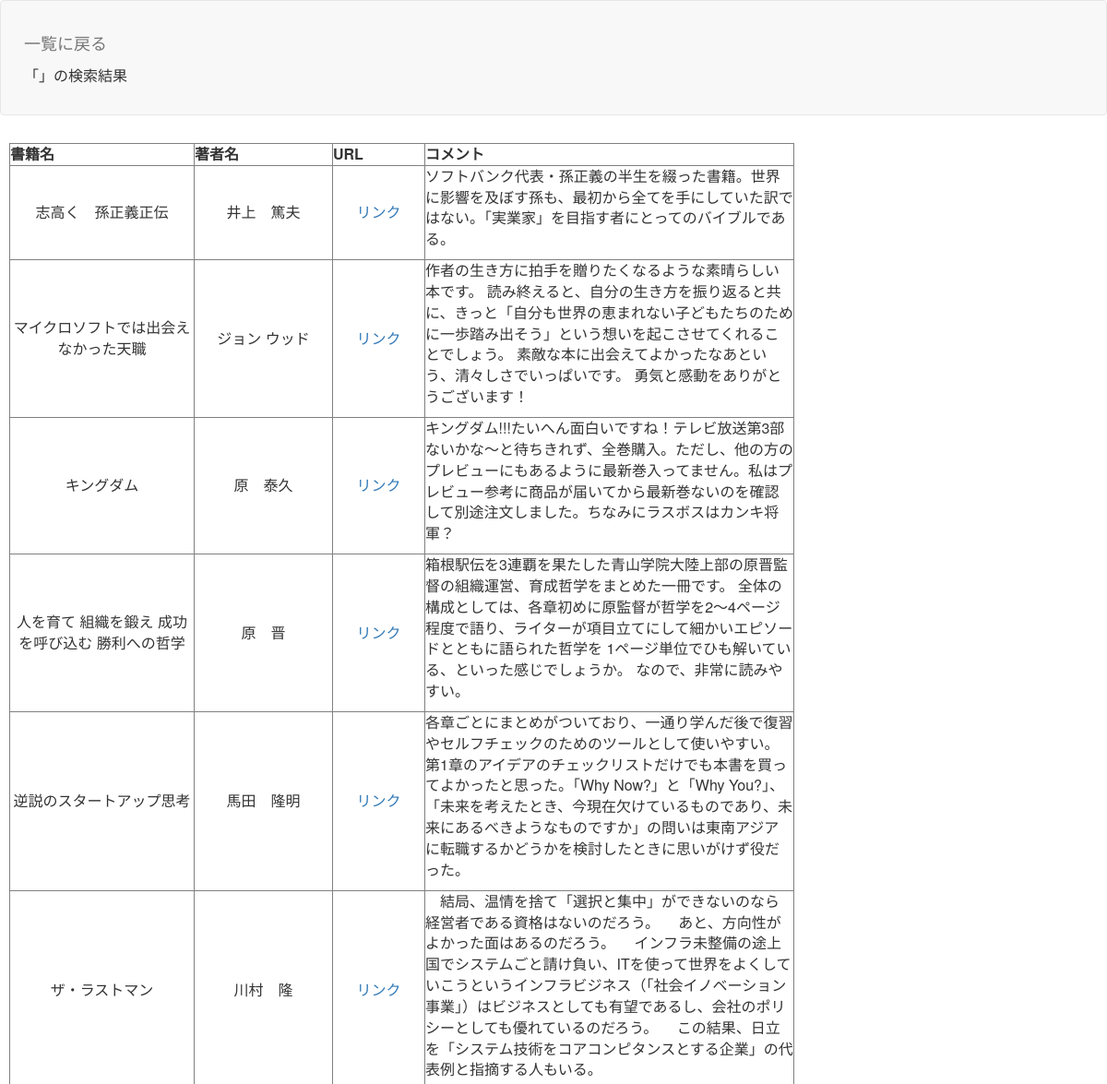
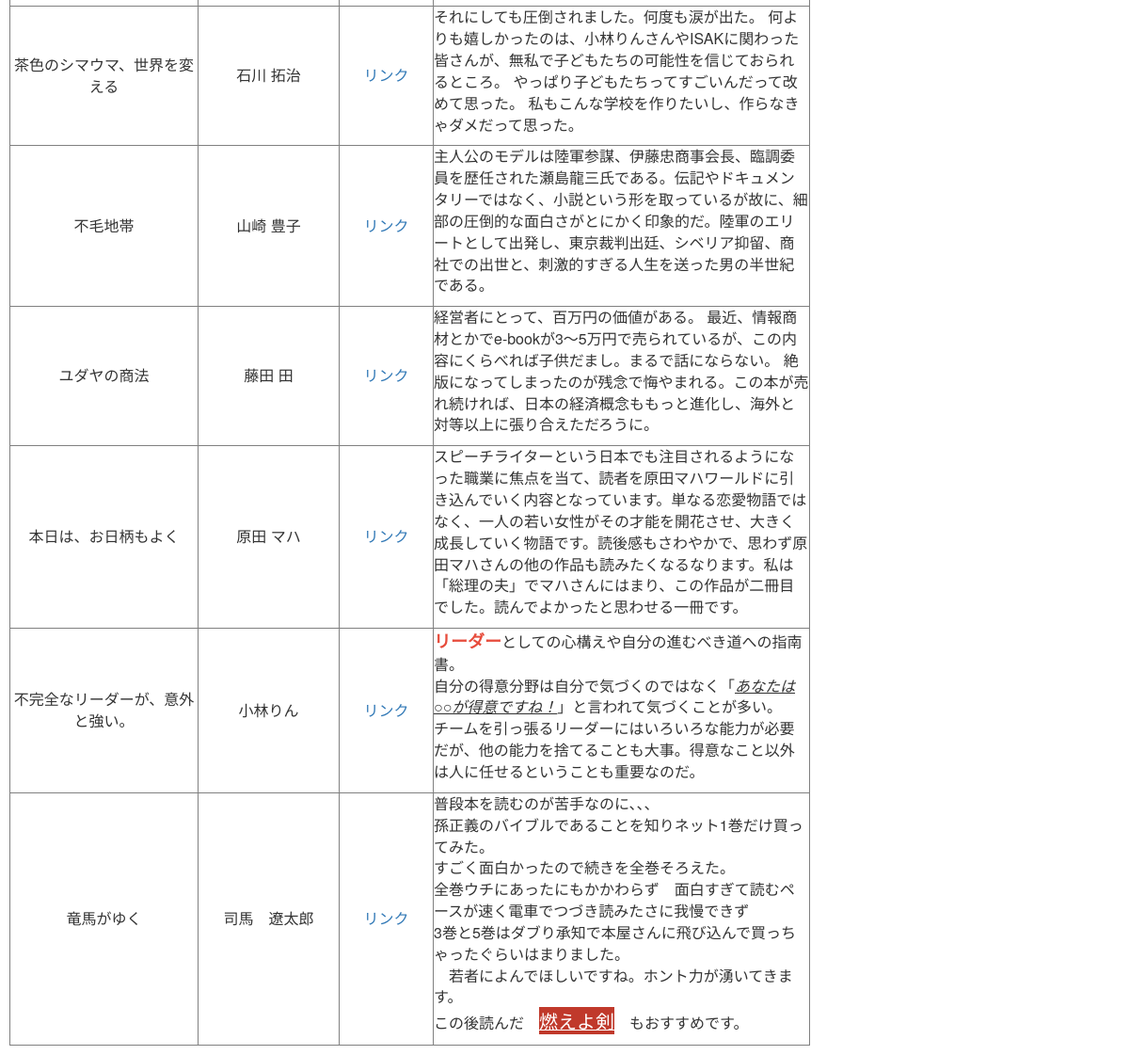
Screenshot of /search.php with the database file from the repository (2 pictures, top to bottom).
### tables this page shows
CREATE TABLE IF NOT EXISTS `gs_bm_table` (
  `id` int(12) NOT NULL AUTO_INCREMENT,
  `lid` varchar(128) NOT NULL,
  `b_name` varchar(64) NOT NULL,
  `a_name` varchar(64) NOT NULL,
  `b_url` text NOT NULL,
  `comment` text NOT NULL,
  `indate` datetime NOT NULL,
  `img` varchar(128) DEFAULT NULL,
  PRIMARY KEY (`id`)
);

### search.php (the view, shortened to what this page needs)
<?php
$word = '「'.$_POST["search"].'」';
$search = '%'.$_POST["search"].'%';
try {
  $pdo = new PDO('mysql:dbname=gs_db16;charset=utf8;host=localhost','root','');
} catch (PDOException $e) {
  exit('データベースに接続できませんでした。'.$e->getMessage());
}
$stmt = $pdo->prepare("SELECT * FROM gs_bm_table WHERE b_name LIKE :search OR a_name LIKE :search");
$stmt->bindValue(':search', $search, PDO::PARAM_STR);
$status = $stmt->execute();
$view="";
if($status==false){
  $error = $stmt->errorInfo();
  exit("ErrorQuery:".$error[2]);
}else{
  while( $result = $stmt->fetch(PDO::FETCH_ASSOC)){
    $view .= '<tr>';
    $view .= '<td width=200 align="center">'.$result["b_name"].'</td>';
    $view .= '<td width=150 align="center">'.$result["a_name"].'</td>';
    $view .= '<td width=100 align="center">'.'<a href='.$result["b_url"].'>'.'リンク'.'</a>'.'</td>';
    $view .= '<td width=400>'.$result["comment"].'</td>';
    $view .= '</tr>';
  }
}
?>
<!DOCTYPE html>
<html lang="ja">
<head>
<link href="css/bootstrap.min.css" rel="stylesheet">
</head>
<body id="main">
<header>
  <nav class="navbar navbar-default">
    <div class="container-fluid">
      <div class="navbar-header">
      <a class="navbar-brand" href="select.php">一覧に戻る</a>
      <p><?=$word?>の検索結果</p>
      </div>
    </div>
  </nav>
</header>
<div>
    <table border="1">
        <tr align="center">
            <th>書籍名</th>
            <th>著者名</th>
            <th>URL</th>
            <th>コメント</th>
        </tr>
        <?=$view?>
    </table>
</div>
</body>
</html>

### search.php (style rules this page uses)
div { padding: 10px;font-size:16px; }

### rows the page displays
gs_bm_table: b_name "志高く 孫正義正伝", a_name "井上 篤夫", comment "ソフトバンク代表・孫正義の半生を綴った書籍。世界に影響を及ぼす孫も、最初から全てを手にしていた訳ではない。「実業家」を目指す者にとってのバイブルである。"
gs_bm_table: b_name "マイクロソフトでは出会えなかった天職", a_name "ジョン ウッド", comment "作者の生き方に拍手を贈りたくなるような素晴らしい本です。 読み終えると、自分の生き方を振り返ると共に、きっと「自分も世界の恵まれない子どもたちのために一歩踏み出そう」という想いを起こさせてくれることでしょう。 素敵な本に出会えてよかったなあという、清々しさでいっぱいです。 勇気と感動をありがとうございます！"
gs_bm_table: b_name "キングダム", a_name "原 泰久", comment "キングダム!!!たいへん面白いですね！テレビ放送第3部ないかな～と待ちきれず、全巻購入。ただし、他の方のプレビューにもあるように最新巻入ってません。私はプレビュー参考に商品が届いてから最新巻ないのを確認して別途注文しました。ちなみにラスボスはカンキ将軍？"
gs_bm_table: b_name "人を育て 組織を鍛え 成功を呼び込む 勝利への哲学", a_name "原 晋", comment "箱根駅伝を3連覇を果たした青山学院大陸上部の原晋監督の組織運営、育成哲学をまとめた一冊です。 全体の構成としては、各章初めに原監督が哲学を2～4ページ程度で語り、ライターが項目立てにして細かいエピソードとともに語られた哲学を 1ページ単位でひも解いている、といった感じでしょうか。 なので、非常に読みやすい。"
gs_bm_table: b_name "逆説のスタートアップ思考", a_name "馬田 隆明", comment "各章ごとにまとめがついており、一通り学んだ後で復習やセルフチェックのためのツールとして使いやすい。第1章のアイデアのチェックリストだけでも本書を買ってよかったと思った。「Why Now?」と「Why You?」、「未来を考えたとき、今現在欠けているものであり、未来にあるべきようなものですか」の問いは東南アジアに転職するかどうかを検討したときに思いがけず役だった。"
gs_bm_table: b_name "ザ・ラストマン", a_name "川村 隆", comment "結局、温情を捨て「選択と集中」ができないのなら経営者である資格はないのだろう。 あと、方向性がよかった面はあるのだろう。 インフラ未整備の途上国でシステムごと請け負い、ITを使って世界をよくしていこうというインフラビジネス（「社会イノベーション事業」）はビジネスとしても有望であるし、会社のポリシーとしても優れているのだろう。 この結果、日立を「システム技術をコアコンピタンスとする企業」の代表例と指摘する人もいる。"
gs_bm_table: b_name "茶色のシマウマ、世界を変える", a_name "石川 拓治", comment "それにしても圧倒されました。何度も涙が出た。 何よりも嬉しかったのは、小林りんさんやISAKに関わった皆さんが、無私で子どもたちの可能性を信じておられるところ。 やっぱり子どもたちってすごいんだって改めて思った。 私もこんな学校を作りたいし、作らなきゃダメだって思った。"
gs_bm_table: b_name "不毛地帯", a_name "山崎 豊子", comment "主人公のモデルは陸軍参謀、伊藤忠商事会長、臨調委員を歴任された瀬島龍三氏である。伝記やドキュメンタリーではなく、小説という形を取っているが故に、細部の圧倒的な面白さがとにかく印象的だ。陸軍のエリートとして出発し、東京裁判出廷、シベリア抑留、商社での出世と、刺激的すぎる人生を送った男の半世紀である。"
gs_bm_table: b_name "ユダヤの商法", a_name "藤田 田", comment "経営者にとって、百万円の価値がある。 最近、情報商材とかでe-bookが3〜5万円で売られているが、この内容にくらべれば子供だまし。まるで話にならない。 絶版になってしまったのが残念で悔やまれる。この本が売れ続ければ、日本の経済概念ももっと進化し、海外と対等以上に張り合えただろうに。"
gs_bm_table: b_name "本日は、お日柄もよく", a_name "原田 マハ", comment "スピーチライターという日本でも注目されるようになった職業に焦点を当て、読者を原田マハワールドに引き込んでいく内容となっています。単なる恋愛物語ではなく、一人の若い女性がその才能を開花させ、大きく成長していく物語です。読後感もさわやかで、思わず原田マハさんの他の作品も読みたくなるなります。私は「総理の夫」でマハさんにはまり、この作品が二冊目でした。読んでよかったと思わせる一冊です。"
gs_bm_table: b_name "不完全なリーダーが、意外と強い。", a_name "小林りん", comment "リーダー としての心構えや自分の進むべき道への指南書。 自分の得意分野は自分で気づくのではなく「 あなたは○○が得意ですね！ 」と言われて気づくことが多い。 チームを引っ張るリーダーにはいろいろな能力が必要だが、他の能力を捨てることも大事。得意なこと以外は人に任せるということも重要なのだ。"
gs_bm_table: b_name "竜馬がゆく", a_name "司馬 遼太郎", comment "普段本を読むのが苦手なのに、、、 孫正義のバイブルであることを知りネット1巻だけ買ってみた。 すごく面白かったので続きを全巻そろえた。 全巻ウチにあったにもかかわらず 面白すぎて読むペースが速く電車でつづき読みたさに我慢できず 3巻と5巻はダブり承知で本屋さんに飛び込んで買っちゃったぐらいはまりました。 若者によんでほしいですね。ホント力が湧いてきます。 この後読んだ 燃えよ剣 もおすすめです。"

### other values shown
$word "「」"
